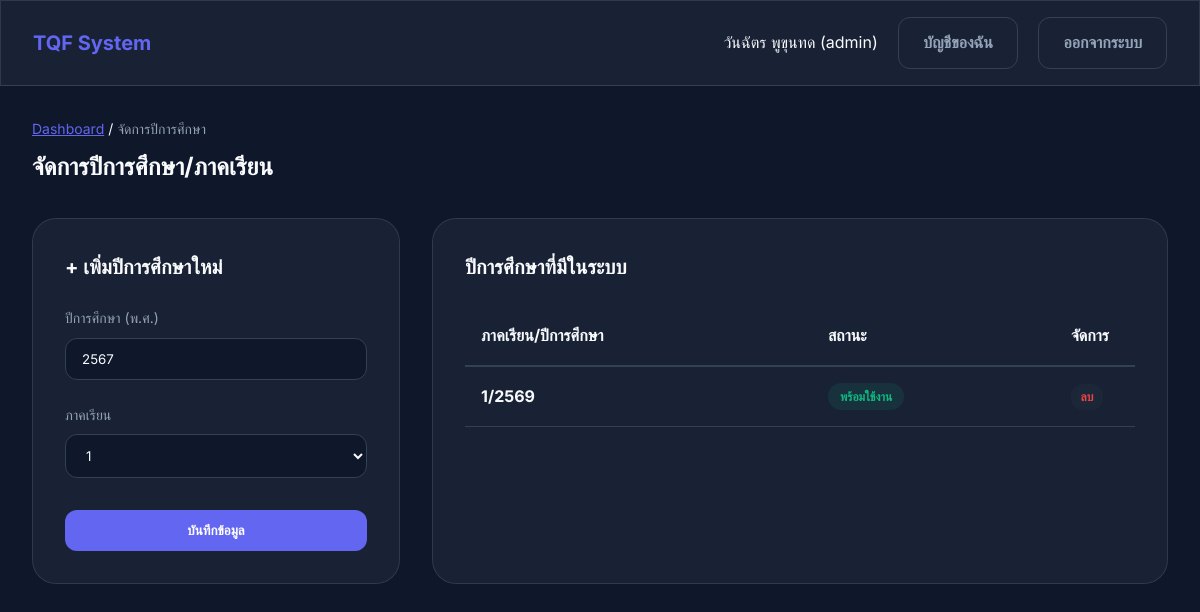
/academic/manage-terms (signed in), run on the app's committed database.
### models.py (models this page shows, shortened)
class User(UserMixin, db.Model):
    id = db.Column(db.Integer, primary_key=True)
    username = db.Column(db.String(64), unique=True, nullable=False)
    password_hash = db.Column(db.String(256), nullable=False)
    role = db.Column(db.String(20), nullable=False)  # instructor, head, academic, admin
    full_name = db.Column(db.String(128), nullable=False)
    faculty_id = db.Column(db.Integer, db.ForeignKey('faculty.id'))
    program_id = db.Column(db.Integer, db.ForeignKey('program.id'))
    sections = db.relationship('Section', backref='instructor', lazy=True)
    user_roles = db.relationship('UserRole', backref='user', lazy=True, cascade='all, delete-orphan')
    def role_names(self):
        roles = set()
        if self.role:
            roles.add(self.role)
        for r in self.user_roles or []:
            if r.role:
                roles.add(r.role)
        order = {'admin': 0, 'academic': 1, 'head': 2, 'instructor': 3}
        return sorted(roles, key=lambda x: order.get(x, 99))
    def has_any_role(self, role_names) -> bool:
        user_roles = set(self.role_names())
        return any(r in user_roles for r in role_names)

class Term(db.Model):
    id = db.Column(db.Integer, primary_key=True)
    year = db.Column(db.Integer, nullable=False)
    semester = db.Column(db.Integer, nullable=False)  # 1, 2, 3

### app.py (the view, shortened to what this page needs)
@app.route('/academic/manage-terms', methods=['GET', 'POST'])
@login_required
@roles_required('academic', 'admin')
def manage_terms():
    terms = Term.query.order_by(Term.year.desc(), Term.semester.desc()).all()
    return render_template('academic/manage_terms.html', terms=terms)

### app.py (called while the page is built, shortened)
def get_active_role():
    if not current_user.is_authenticated:
        return None
    available = current_user.role_names()
    chosen = session.get('active_role')
    if chosen in available:
        return chosen
    if session.get('choose_role') and len(available) > 1:
        return None
    best = current_user.best_role()
    session['active_role'] = best
    session.pop('choose_role', None)
    return best

def _ensure_schema_created():
    if app.config.get('_SCHEMA_READY'):
        return

@app.before_request
def _auto_create_schema_once():
    _ensure_schema_created()

def roles_required(*roles):
    def decorator(f):
        @wraps(f)
        def decorated_function(*args, **kwargs):
            if not current_user.is_authenticated or not current_user.has_any_role(roles):
                flash('คุณไม่มีสิทธิ์เข้าถึงหน้านี้', 'danger')
                return redirect(url_for('dashboard'))
            return f(*args, **kwargs)
        return decorated_function
    return decorator

@app.context_processor
def _inject_roles_context():
    if not current_user.is_authenticated:
        return {}
    return {
        'active_role': get_active_role(),
        'available_roles': current_user.role_names(),
    }

@login_manager.user_loader
def load_user(user_id):
    return User.query.get(int(user_id))

### templates/academic/manage_terms.html (shortened to what this page needs)
{% extends "base.html" %}
{% block content %}
<div style="display: flex; justify-content: space-between; align-items: center; margin-bottom: 2rem;">
    <div>
        <nav style="font-size: 0.875rem; margin-bottom: 0.5rem;">
            <a href="{{ url_for('academic_dashboard') }}" style="color: var(--primary-color);">Dashboard</a> /
            <span style="color: var(--text-muted);">จัดการปีการศึกษา</span>
        </nav>
        <h2>จัดการปีการศึกษา/ภาคเรียน</h2>
    </div>
</div>
<div style="display: grid; grid-template-columns: 1fr 2fr; gap: 2rem;">
    <div class="glass" style="padding: 2rem; border-radius: 1.5rem; align-self: start;">
        <h3 style="margin-bottom: 1.5rem; font-size: 1.25rem;">+ เพิ่มปีการศึกษาใหม่</h3>
        <form method="POST">
            <div class="form-group">
                <label>ปีการศึกษา (พ.ศ.)</label>
                <input type="number" name="year" class="form-control" placeholder="เช่น 2567" required min="2500"
                    max="2600" value="2567">
            </div>
            <div class="form-group">
                <label>ภาคเรียน</label>
                <select name="semester" class="form-control" required>
                    <option value="1">1</option>
                </select>
            </div>
            <div style="margin-top: 2rem;">
                <button type="submit" class="btn btn-primary" style="width: 100%;">บันทึกข้อมูล</button>
            </div>
        </form>
    </div>
    <div class="glass" style="padding: 2rem; border-radius: 1.5rem;">
        <h3 style="margin-bottom: 1.5rem; font-size: 1.25rem;">ปีการศึกษาที่มีในระบบ</h3>
        <div style="overflow-x: auto;">
            <table style="width: 100%; border-collapse: collapse;">
                <thead>
                    <tr style="text-align: left; border-bottom: 2px solid var(--border-color);">
                        <th style="padding: 1rem;">ภาคเรียน/ปีการศึกษา</th>
                        <th style="padding: 1rem;">สถานะ</th>
                        <th style="padding: 1rem; width: 80px;">จัดการ</th>
                    </tr>
                </thead>
                <tbody>
                    {% for term in terms %}
                    <tr style="border-bottom: 1px solid var(--border-color);">
                        <td style="padding: 1rem; font-weight: bold;">
                            {{ term.semester }}/{{ term.year }}
                        </td>
                        <td style="padding: 1rem;">
                            <span class="status-badge"
                                style="background: rgba(16, 185, 129, 0.1); color: var(--accent-success);">พร้อมใช้งาน</span>
                        </td>
                        <td style="padding: 1rem;">
                            <form action="{{ url_for('delete_term', term_id=term.id) }}" method="POST"
                                onsubmit="return confirm('ยืนยันการลบปีการศึกษานี้?')">
                                <button type="submit" class="btn glass"
                                    style="padding: 0.35rem 0.6rem; color: var(--accent-danger); border-color: var(--accent-danger); font-size: 0.75rem;">
                                    ลบ
                                </button>
                            </form>
                        </td>
                    </tr>
                    {% else %}
                    <tr>
                        <td colspan="2" style="padding: 2rem; text-align: center; color: var(--text-muted);">
                            ไม่พบข้อมูลปีการศึกษา</td>
                    </tr>
                    {% endfor %}
                </tbody>
            </table>
        </div>
    </div>
</div>
{% endblock %}

### templates/base.html (shortened to what this page needs)
<!DOCTYPE html>
<html lang="th">
<head>
    <link rel="stylesheet" href="{{ url_for('static', filename='css/style.css') }}">
</head>
<body>
    {% if current_user.is_authenticated %}
    <nav class="navbar glass">
        <div class="nav-brand">TQF System</div>
        <div class="nav-user">
            <span>{{ current_user.full_name }} ({{ active_role or current_user.role }})</span>
            <a href="{{ url_for('account') }}" class="btn btn-secondary" style="margin-left: 1rem; color: var(--text-muted);">บัญชีของฉัน</a>
            <a href="{{ url_for('logout') }}" class="btn btn-secondary" style="margin-left: 1rem; color: var(--text-muted);">ออกจากระบบ</a>
        </div>
    </nav>
    {% endif %}
    <div class="container">
        {% block content %}{% endblock %}
    </div>
</body>
</html>

### static/css/style.css (style rules this page uses)
:root { --primary-color: #6366f1; --primary-hover: #4f46e5; --bg-dark: #0f172a; --bg-card: #1e293b; --text-main: #f8fafc; --text-muted: #94a3b8; --border-color: #334155; --accent-success: #10b981; --accent-warning: #f59e0b; --accent-danger: #ef4444; }
* { margin: 0; padding: 0; box-sizing: border-box; font-family: 'Inter', 'Sarabun', sans-serif; }
body { background-color: var(--bg-dark); color: var(--text-main); line-height: 1.6; }
.glass { background: rgba(30, 41, 59, 0.7); backdrop-filter: blur(12px); border: 1px solid rgba(255, 255, 255, 0.1); }
.container { max-width: 1200px; margin: 0 auto; padding: 2rem; }
.form-group { margin-bottom: 1.5rem; }
.form-group label { display: block; margin-bottom: 0.5rem; color: var(--text-muted); font-size: 0.875rem; }
.form-control { width: 100%; padding: 0.75rem 1rem; background-color: #0f172a; border: 1px solid var(--border-color); border-radius: 0.75rem; color: var(--text-main); transition: all 0.3s ease; }
.btn { display: inline-block; padding: 0.75rem 1.5rem; border-radius: 0.75rem; font-weight: 600; text-align: center; cursor: pointer; transition: all 0.3s ease; border: none; text-decoration: none; }
.btn-primary { background-color: var(--primary-color); color: white; width: 100%; }
.navbar { display: flex; justify-content: space-between; align-items: center; padding: 1rem 2rem; border-bottom: 1px solid var(--border-color); }
.nav-brand { font-size: 1.25rem; font-weight: 700; color: var(--primary-color); }
.status-badge { display: inline-block; padding: 0.25rem 0.75rem; border-radius: 9999px; font-size: 0.75rem; font-weight: 600; text-transform: uppercase; }
.btn-secondary { background: transparent; color: var(--text-muted); border: 1px solid var(--border-color); }

### data on the page
User: full_name "วันฉัตร พูขุนทด", role "admin"
Term: semester "1", year "2569"
